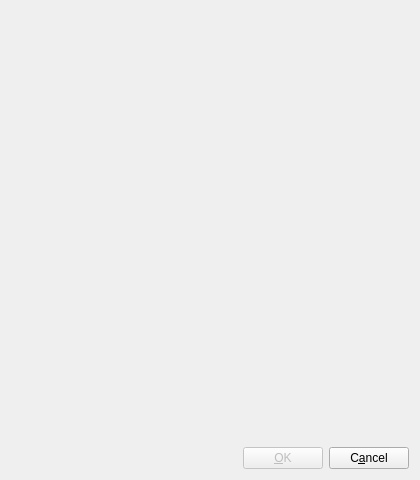
<ui version="4.0" >
 <author></author>
 <comment></comment>
 <exportmacro></exportmacro>
 <class>SelectStudyConfigDialog</class>
 <widget class="QDialog" name="SelectStudyConfigDialog" >
  <property name="geometry" >
   <rect>
    <x>0</x>
    <y>0</y>
    <width>420</width>
    <height>480</height>
   </rect>
  </property>
  <property name="windowTitle" >
   <string>Select Study Configuration</string>
  </property>
  <layout class="QGridLayout" >
   <property name="margin" >
    <number>11</number>
   </property>
   <property name="spacing" >
    <number>6</number>
   </property>
   <item row="1" column="0" >
    <layout class="QHBoxLayout" >
     <property name="margin" >
      <number>0</number>
     </property>
     <property name="spacing" >
      <number>6</number>
     </property>
     <item>
      <spacer>
       <property name="orientation" >
        <enum>Qt::Horizontal</enum>
       </property>
       <property name="sizeType" >
        <enum>QSizePolicy::Expanding</enum>
       </property>
       <property name="sizeHint" >
        <size>
         <width>40</width>
         <height>20</height>
        </size>
       </property>
      </spacer>
     </item>
     <item>
      <widget class="QPushButton" name="okButton" >
       <property name="enabled" >
        <bool>false</bool>
       </property>
       <property name="text" >
        <string>&amp;OK</string>
       </property>
       <property name="shortcut" >
        <string>Alt+O</string>
       </property>
       <property name="default" >
        <bool>true</bool>
       </property>
      </widget>
     </item>
     <item>
      <widget class="QPushButton" name="cancelButton" >
       <property name="text" >
        <string>C&amp;ancel</string>
       </property>
       <property name="shortcut" >
        <string>Alt+A</string>
       </property>
      </widget>
     </item>
    </layout>
   </item>
   <item row="0" column="0" >
    <widget class="Q3ListBox" name="configListBox" />
   </item>
  </layout>
 </widget>
 <layoutdefault spacing="6" margin="11" />
 <pixmapfunction>qPixmapFromMimeSource</pixmapfunction>
 <customwidgets>
  <customwidget>
   <class>Q3ListBox</class>
   <extends></extends>
   <header>q3listbox.h</header>
   <container>0</container>
   <pixmap></pixmap>
  </customwidget>
 </customwidgets>
 <resources/>
 <connections/>
</ui>
